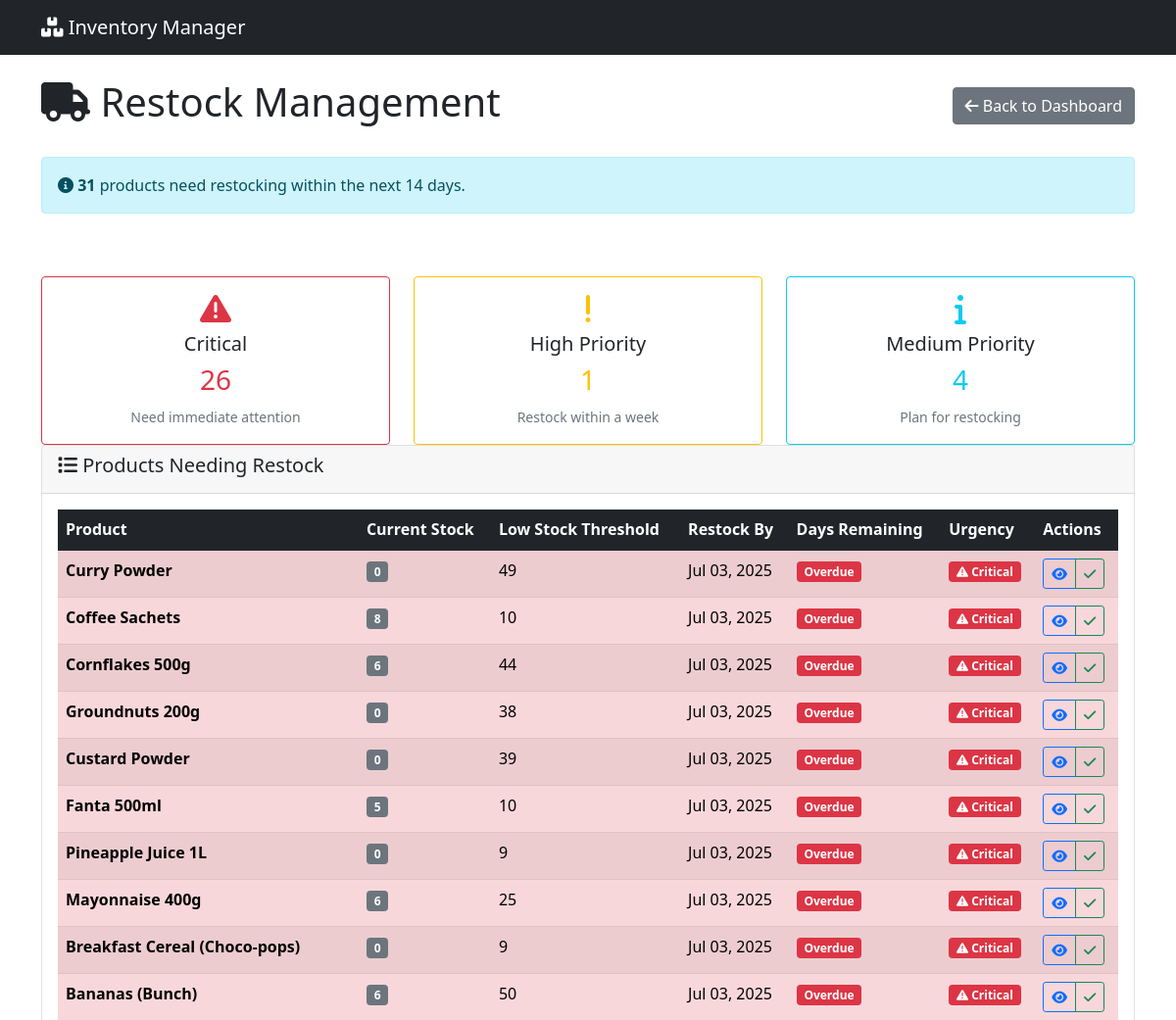
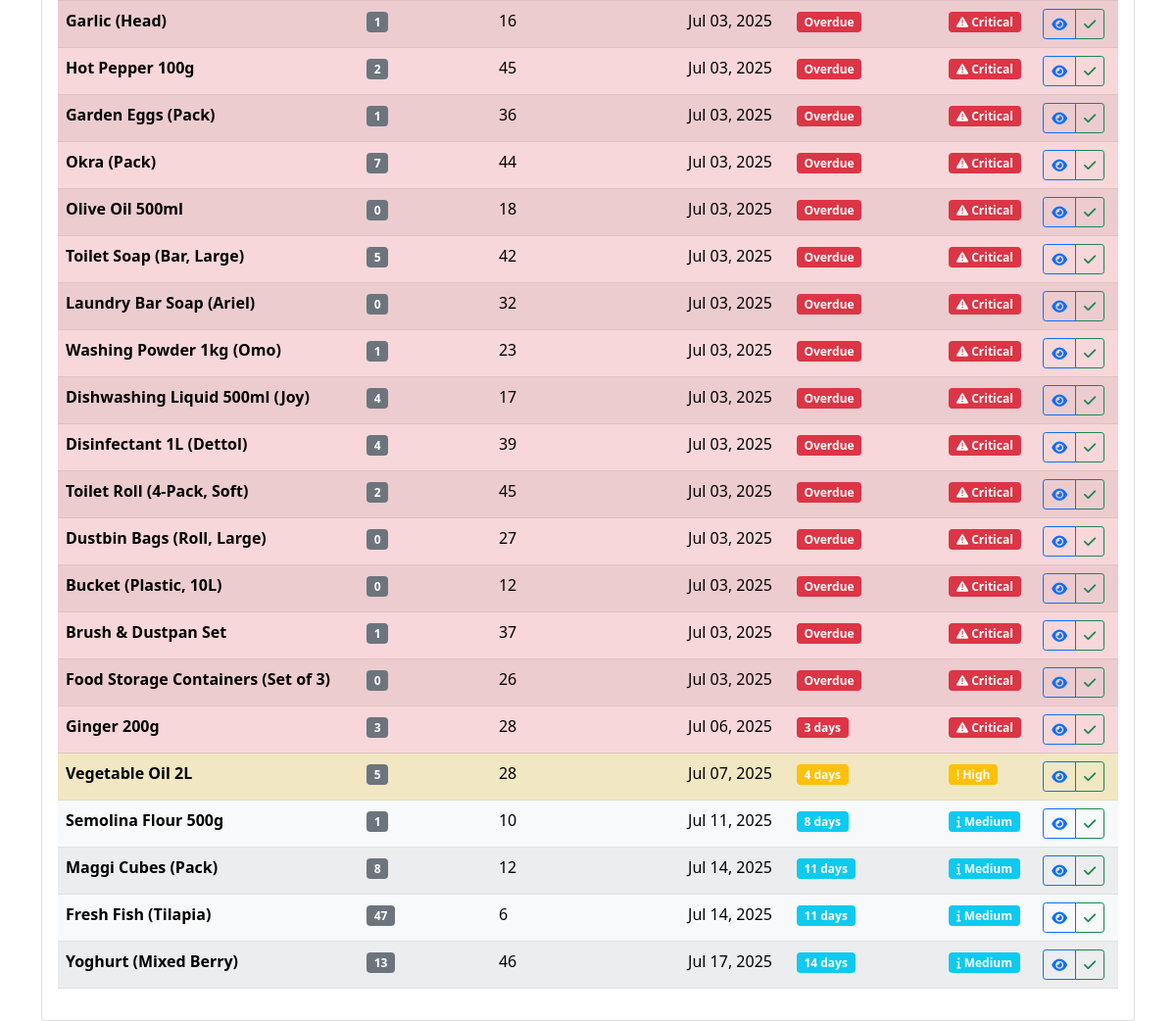
Screenshot of /restock/ with the database file from the repository (2 pictures, top to bottom).
### inventory/models.py (models this page shows, shortened)
class Product(models.Model):
    name = models.CharField(max_length=200)
    sku = models.CharField(max_length=50, unique=True, blank=True)
    current_stock = models.PositiveIntegerField(default=0)
    low_stock_threshold = models.PositiveIntegerField(default=10)
    created_at = models.DateTimeField(auto_now_add=True)
    updated_at = models.DateTimeField(auto_now=True)
    def get_daily_sales_average(self, days=30):
        end_date = timezone.now().date()
        start_date = end_date - timedelta(days=days)
        sales = Sale.objects.filter(
            product=self,
            date__range=[start_date, end_date]
        ).aggregate(total=models.Sum('quantity'))
        total_sold = sales['total'] or 0
        return total_sold / days if days > 0 else 0
    def predict_stockout_date(self):
        daily_avg = self.get_daily_sales_average()
        if daily_avg <= 0:
            return None
        days_until_stockout = self.current_stock / daily_avg
        return timezone.now().date() + timedelta(days=int(days_until_stockout))
    def get_restock_recommendation(self, lead_time_days=7):
        stockout_date = self.predict_stockout_date()
        if not stockout_date:
            return None
        restock_date = stockout_date - timedelta(days=lead_time_days)
        return max(restock_date, timezone.now().date())

### inventory/views.py (the view)
# urls.py: path('restock/', views.restock_view, name='restock'),
def restock_view(request):
    products_needing_restock = []
    for product in Product.objects.all():
        restock_date = product.get_restock_recommendation()
        if restock_date and restock_date <= timezone.now().date() + timedelta(days=14):
            products_needing_restock.append({
                'product': product,
                'restock_date': restock_date,
                'days_until_restock': (restock_date - timezone.now().date()).days,
                'urgency': 'critical' if restock_date <= timezone.now().date() + timedelta(days=3) else
                          'high' if restock_date <= timezone.now().date() + timedelta(days=7) else 'medium'
            })
    products_needing_restock.sort(key=lambda x: (x['urgency'] == 'medium', x['urgency'] == 'high', x['days_until_restock']))
    high_urgency_count = sum(1 for p in products_needing_restock if p['urgency'] == 'high')
    medium_urgency_count = sum(1 for p in products_needing_restock if p['urgency'] == 'medium')
    critical_urgency_count = sum(1 for p in products_needing_restock if p['urgency'] == 'critical')
    context = {
        'products_needing_restock': products_needing_restock,
        'total_products_needing_restock': len(products_needing_restock),
        'high_urgency_count': high_urgency_count,
        'medium_urgency_count': medium_urgency_count,
        'low_urgency_count': len(products_needing_restock) - high_urgency_count - medium_urgency_count,
        'critical_urgency_count': critical_urgency_count,
    }
    return render(request, 'inventory/restock.html', context)

### inventory/templates/inventory/restock.html (shortened to what this page needs)
{% extends 'inventory/base.html' %}
{% block content %}
<div class="row">
    <div class="col-md-12">
        <div class="d-flex justify-content-between align-items-center mb-4">
            <h1><i class="fas fa-truck"></i> Restock Management</h1>
            <a href="{% url 'dashboard' %}" class="btn btn-secondary">
                <i class="fas fa-arrow-left"></i> Back to Dashboard
            </a>
        </div>
    </div>
</div>
<div class="row mb-4">
    <div class="col-md-12">
        <div class="alert alert-info">
            <i class="fas fa-info-circle"></i>
            <strong>{{ total_products_needing_restock }}</strong> products need restocking within the next 14 days.
        </div>
    </div>
</div>
<div class="row">
    <div class="col-md-12">
        {% if products_needing_restock %}
            <div class="row mt-4">
                <div class="col-md-4">
                    <div class="card border-danger">
                        <div class="card-body text-center">
                            <i class="fas fa-exclamation-triangle fa-2x text-danger mb-2"></i>
                            <h5 class="card-title">Critical</h5>
                            <h3 class="text-danger">
                                {{ critical_urgency_count }}
                            </h3>
                            <small class="text-muted">Need immediate attention</small>
                        </div>
                    </div>
                </div>
                <div class="col-md-4">
                    <div class="card border-warning">
                        <div class="card-body text-center">
                            <i class="fas fa-exclamation fa-2x text-warning mb-2"></i>
                            <h5 class="card-title">High Priority</h5>
                            <h3 class="text-warning">
                                {{high_urgency_count}}
                            </h3>
                            <small class="text-muted">Restock within a week</small>
                        </div>
                    </div>
                </div>
                <div class="col-md-4">
                    <div class="card border-info">
                        <div class="card-body text-center">
                            <i class="fas fa-info fa-2x text-info mb-2"></i>
                            <h5 class="card-title">Medium Priority</h5>
                            <h3 class="text-info">
                                {{ medium_urgency_count }}
                            </h3>
                            <small class="text-muted">Plan for restocking</small>
                        </div>
                    </div>
                </div>
            </div>
            <div class="card">
                <div class="card-header">
                    <h5><i class="fas fa-list"></i> Products Needing Restock</h5>
                </div>
                <div class="card-body">
                    <div class="table-responsive">
                        <table class="table table-striped table-hover">
                            <thead class="table-dark">
                                <tr>
                                    <th>Product</th>
                                    <th>Current Stock</th>
                                    <th>Low Stock Threshold</th>
                                    <th>Restock By</th>
                                    <th>Days Remaining</th>
                                    <th>Urgency</th>
                                    <th>Actions</th>
                                </tr>
                            </thead>
                            <tbody>
                                {% for item in products_needing_restock %}
                                <tr class="
                                    {% if item.urgency == 'critical' %}table-danger
                                    {% elif item.urgency == 'high' %}table-warning
                                    {% else %}table-light{% endif %}">
                                    <td>
                                        <strong>{{ item.product.name }}</strong>
                                    </td>
                                    <td>
                                        <span class="badge bg-secondary">{{ item.product.current_stock }}</span>
                                    </td>
                                    <td>{{ item.product.low_stock_threshold }}</td>
                                    <td>{{ item.restock_date|date:"M d, Y" }}</td>
                                    <td>
                                        {% if item.days_until_restock <= 0 %}
                                            <span class="badge bg-danger">Overdue</span>
                                        {% elif item.days_until_restock <= 3 %}
                                            <span class="badge bg-danger">{{ item.days_until_restock }} days</span>
                                        {% elif item.days_until_restock <= 7 %}
                                            <span class="badge bg-warning">{{ item.days_until_restock }} days</span>
                                        {% else %}
                                            <span class="badge bg-info">{{ item.days_until_restock }} days</span>
                                        {% endif %}
                                    </td>
                                    <td>
                                        {% if item.urgency == 'critical' %}
                                            <span class="badge bg-danger">
                                                <i class="fas fa-exclamation-triangle"></i> Critical
                                            </span>
                                        {% elif item.urgency == 'high' %}
                                            <span class="badge bg-warning">
                                                <i class="fas fa-exclamation"></i> High
                                            </span>
                                        {% else %}
                                            <span class="badge bg-info">
                                                <i class="fas fa-info"></i> Medium
                                            </span>
                                        {% endif %}
                                    </td>
                                    <td>
                                        <div class="btn-group btn-group-sm" role="group">
                                            <a href="{% url 'product_detail' item.product.pk %}"
                                               class="btn btn-outline-primary" title="View Details">
                                                <i class="fas fa-eye"></i>
                                            </a>
                                            <button type="button" class="btn btn-outline-success"
                                                    title="Mark as Restocked"
                                                    onclick="markRestocked({{ item.product.pk }})">
                                                <i class="fas fa-check"></i>
                                            </button>
                                        </div>
                                    </td>
                                </tr>
                                {% endfor %}
                            </tbody>
                        </table>
                    </div>
                </div>
            </div>
        {% endif %}
    </div>
</div>
{% endblock %}

### rows the page displays
Product: product.name "Curry Powder", product.current_stock "0", product.low_stock_threshold "49", restock_date "Jul 03, 2025", shows "Overdue", shows "Critical"
Product: product.name "Coffee Sachets", product.current_stock "8", product.low_stock_threshold "10", restock_date "Jul 03, 2025", shows "Overdue", shows "Critical"
Product: product.name "Cornflakes 500g", product.current_stock "6", product.low_stock_threshold "44", restock_date "Jul 03, 2025", shows "Overdue", shows "Critical"
Product: product.name "Groundnuts 200g", product.current_stock "0", product.low_stock_threshold "38", restock_date "Jul 03, 2025", shows "Overdue", shows "Critical"
Product: product.name "Custard Powder", product.current_stock "0", product.low_stock_threshold "39", restock_date "Jul 03, 2025", shows "Overdue", shows "Critical"
Product: product.name "Fanta 500ml", product.current_stock "5", product.low_stock_threshold "10", restock_date "Jul 03, 2025", shows "Overdue", shows "Critical"
Product: product.name "Pineapple Juice 1L", product.current_stock "0", product.low_stock_threshold "9", restock_date "Jul 03, 2025", shows "Overdue", shows "Critical"
Product: product.name "Mayonnaise 400g", product.current_stock "6", product.low_stock_threshold "25", restock_date "Jul 03, 2025", shows "Overdue", shows "Critical"
Product: product.name "Breakfast Cereal (Choco-pops)", product.current_stock "0", product.low_stock_threshold "9", restock_date "Jul 03, 2025", shows "Overdue", shows "Critical"
Product: product.name "Bananas (Bunch)", product.current_stock "6", product.low_stock_threshold "50", restock_date "Jul 03, 2025", shows "Overdue", shows "Critical"
Product: product.name "Garlic (Head)", product.current_stock "1", product.low_stock_threshold "16", restock_date "Jul 03, 2025", shows "Overdue", shows "Critical"
Product: product.name "Hot Pepper 100g", product.current_stock "2", product.low_stock_threshold "45", restock_date "Jul 03, 2025", shows "Overdue", shows "Critical"
Product: product.name "Garden Eggs (Pack)", product.current_stock "1", product.low_stock_threshold "36", restock_date "Jul 03, 2025", shows "Overdue", shows "Critical"
Product: product.name "Okra (Pack)", product.current_stock "7", product.low_stock_threshold "44", restock_date "Jul 03, 2025", shows "Overdue", shows "Critical"
Product: product.name "Olive Oil 500ml", product.current_stock "0", product.low_stock_threshold "18", restock_date "Jul 03, 2025", shows "Overdue", shows "Critical"
Product: product.name "Toilet Soap (Bar, Large)", product.current_stock "5", product.low_stock_threshold "42", restock_date "Jul 03, 2025", shows "Overdue", shows "Critical"
Product: product.name "Laundry Bar Soap (Ariel)", product.current_stock "0", product.low_stock_threshold "32", restock_date "Jul 03, 2025", shows "Overdue", shows "Critical"
Product: product.name "Washing Powder 1kg (Omo)", product.current_stock "1", product.low_stock_threshold "23", restock_date "Jul 03, 2025", shows "Overdue", shows "Critical"
Product: product.name "Dishwashing Liquid 500ml (Joy)", product.current_stock "4", product.low_stock_threshold "17", restock_date "Jul 03, 2025", shows "Overdue", shows "Critical"
Product: product.name "Disinfectant 1L (Dettol)", product.current_stock "4", product.low_stock_threshold "39", restock_date "Jul 03, 2025", shows "Overdue", shows "Critical"
Product: product.name "Toilet Roll (4-Pack, Soft)", product.current_stock "2", product.low_stock_threshold "45", restock_date "Jul 03, 2025", shows "Overdue", shows "Critical"
Product: product.name "Dustbin Bags (Roll, Large)", product.current_stock "0", product.low_stock_threshold "27", restock_date "Jul 03, 2025", shows "Overdue", shows "Critical"
Product: product.name "Bucket (Plastic, 10L)", product.current_stock "0", product.low_stock_threshold "12", restock_date "Jul 03, 2025", shows "Overdue", shows "Critical"
Product: product.name "Brush & Dustpan Set", product.current_stock "1", product.low_stock_threshold "37", restock_date "Jul 03, 2025", shows "Overdue", shows "Critical"
Product: product.name "Food Storage Containers (Set of 3)", product.current_stock "0", product.low_stock_threshold "26", restock_date "Jul 03, 2025", shows "Overdue", shows "Critical"
Product: product.name "Ginger 200g", product.current_stock "3", product.low_stock_threshold "28", restock_date "Jul 06, 2025", days_until_restock "3", shows "Critical"
Product: product.name "Vegetable Oil 2L", product.current_stock "5", product.low_stock_threshold "28", restock_date "Jul 07, 2025", days_until_restock "4", shows "High"
Product: product.name "Semolina Flour 500g", product.current_stock "1", product.low_stock_threshold "10", restock_date "Jul 11, 2025", days_until_restock "8", shows "Medium"
Product: product.name "Maggi Cubes (Pack)", product.current_stock "8", product.low_stock_threshold "12", restock_date "Jul 14, 2025", days_until_restock "11", shows "Medium"
Product: product.name "Fresh Fish (Tilapia)", product.current_stock "47", product.low_stock_threshold "6", restock_date "Jul 14, 2025", days_until_restock "11", shows "Medium"
Product: product.name "Yoghurt (Mixed Berry)", product.current_stock "13", product.low_stock_threshold "46", restock_date "Jul 17, 2025", days_until_restock "14", shows "Medium"

### other values shown
{{ total_products_needing_restock }} "31"
{{ critical_urgency_count }} "26"
{{ high_urgency_count }} "1"
{{ medium_urgency_count }} "4"
